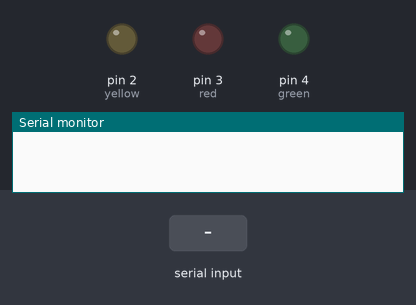
Bench run of a sketch on a simulated Arduino Uno, built with avr-gcc and run on an emulated ATmega328P. Shown: output pins drawn as LEDs (lit = HIGH), the last lines printed to the serial monitor. Inputs (shaded band) come from the test bench.

Above: at 1.2 s.
1.3 s: "Amb" received over the second serial link
At 2.55 s:
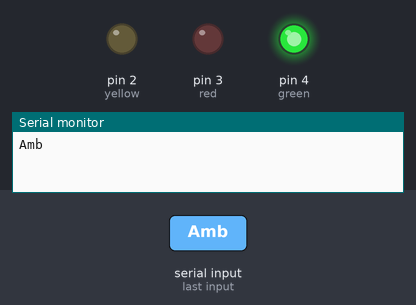
4.3 s: "nan" received over the second serial link
At 6.7 s:
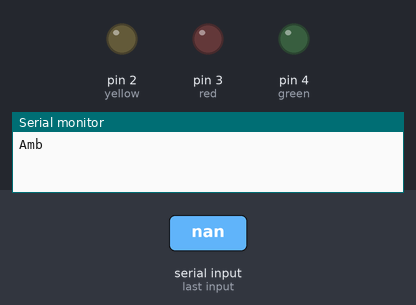
7.3 s: "0.00" received over the second serial link
At 11.7 s:
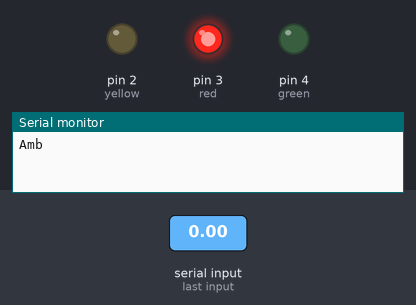
Timing chart, 0 to 13.2 s (numbered marks = the images above; inputs shaded):
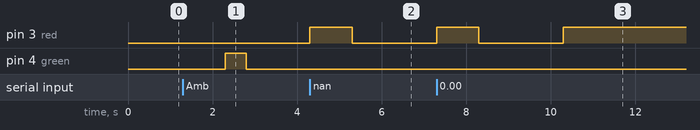

Measured:
- after the input at 1.3 s, pin 3 (red): LOW → HIGH after 3.0 s instead of 0.70 s; pin 4 (green): LOW → HIGH after 1.0 s, → LOW 0.50 s later
- after the input at 4.3 s, pin 3 (red): HIGH → LOW after 1.0 s, → HIGH 2.0 s later
- after the input at 7.3 s, pin 3 (red): HIGH → LOW after 1.0 s, → HIGH 2.0 s later

The sketch:

V3R.ino
```cpp
#include <SoftwareSerial.h>

SoftwareSerial mySerial(11, 10); // RX, TX (azul, naranja)
unsigned long Tr = 2000;
unsigned long Tg = 100;
unsigned long Ty = 100;
int yellow = 2;
int red = 3;
int green = 4;

void setup() {
  Serial.begin(9600);
  mySerial.begin(9600);
  pinMode(yellow, OUTPUT);
  pinMode(red, OUTPUT);
  pinMode(green, OUTPUT);
}

void loop() {
  // Control de los tiempos de encendido y apagado de los LEDs
  if (millis() >= Tg) { digitalWrite(green, LOW); }
  if (millis() >= Ty) { digitalWrite(yellow, LOW); }
  if (millis() >= Tr) { digitalWrite(red, HIGH); }

  // Lectura de datos desde el puerto serial
  if (mySerial.available()) {
    String data = mySerial.readString();
    String tipo = data.substring(0,3);
    if (tipo == "Amb"){
      String control1 = data.substring(4,7);
      String control2 = data.substring(8,11);
      if (control1 == "nan" || control2 == "nan") {
        Serial.println("Error Amb");
        digitalWrite(yellow, HIGH);
        Ty = millis() + 100;
      }
      else{
        digitalWrite(green, HIGH);
        Tg = millis() + 500;
        Serial.println(data);  // Para depuración en el Monitor Serial
      }
    }
    if (tipo == "Dis"){
      String control1 = data.substring(4,7);
      String control2 = data.substring(8,11);
      if (control1 == "0.00" || control2 == "0.00") {
        Serial.println("Err Dist");
        digitalWrite(yellow, HIGH);
        Ty = millis() + 100;
      }
      else{
        digitalWrite(green, HIGH);
        Tg = millis() + 500;
        Serial.println(data);  // Para depuración en el Monitor Serial
      }
    }
    digitalWrite(red, LOW);
    Tr = millis() + 2000;
  }
}
```
